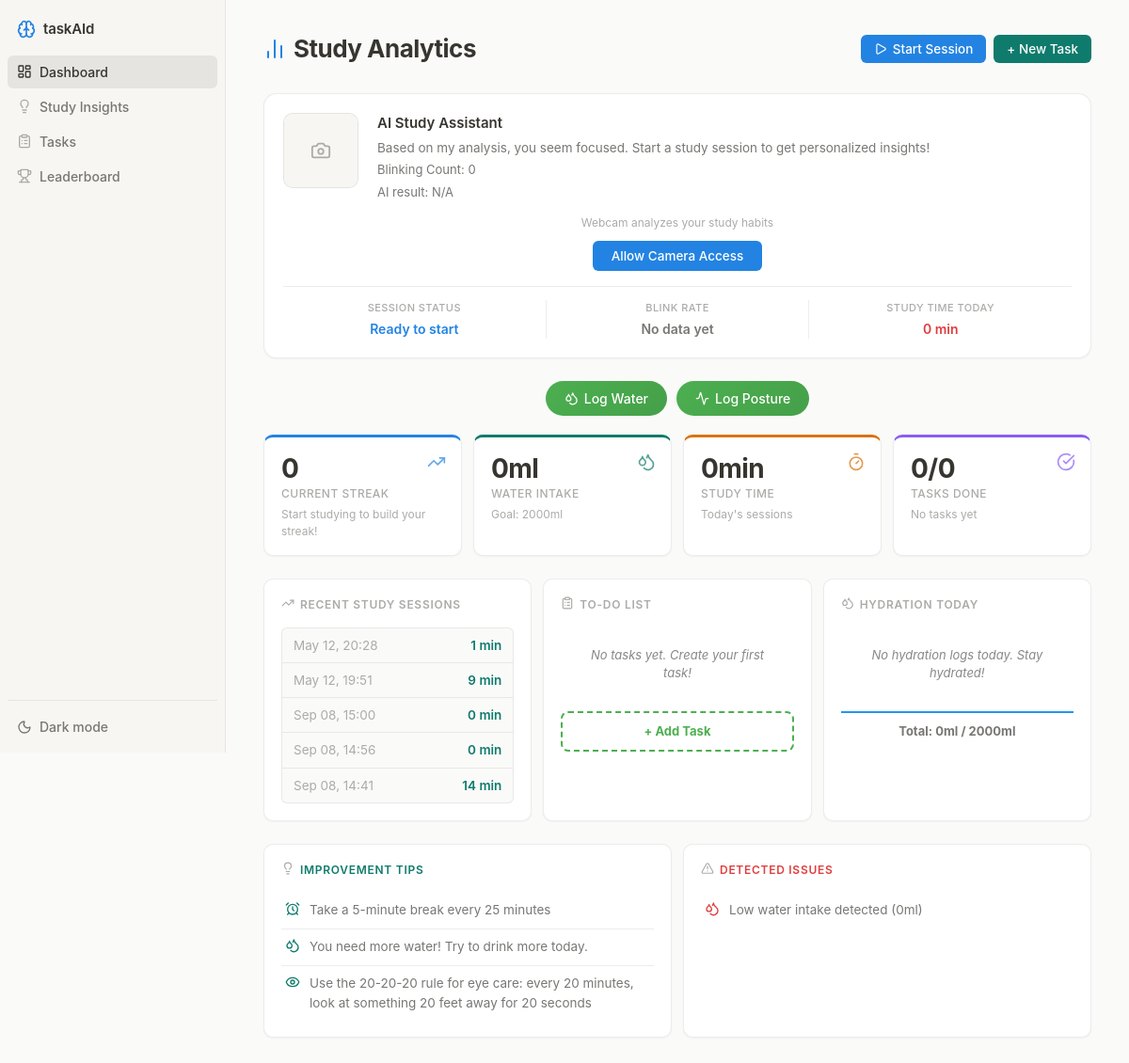
/, run on an earlier commit of the app's database.
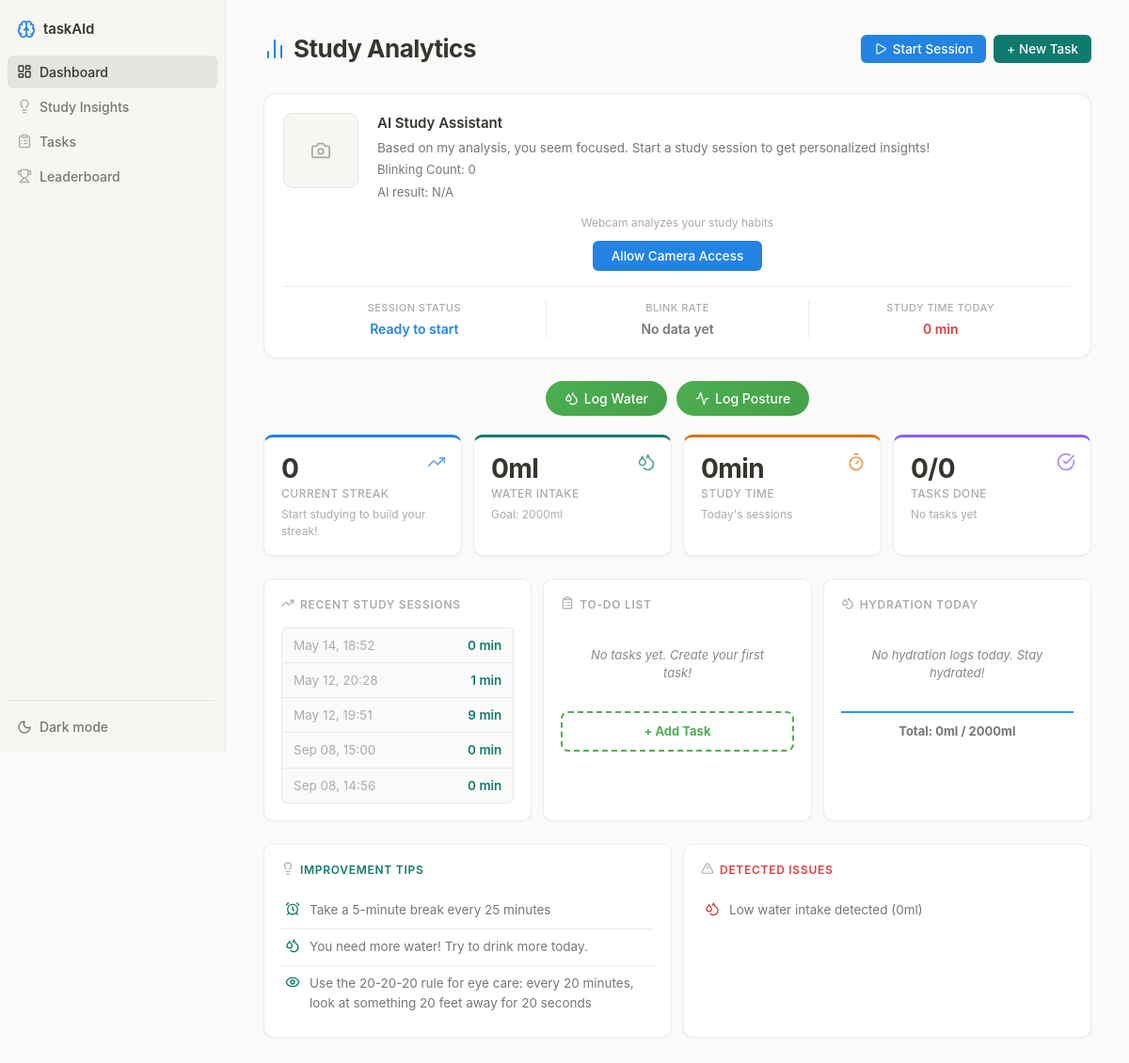
And on a later commit of the database.
### taskaid/models.py (models this page shows, shortened)
class StudySession(models.Model):
    user = models.ForeignKey(StudyUser, on_delete=models.CASCADE, related_name="sessions", null=True, blank=True)
    start_time = models.DateTimeField(auto_now_add=True)
    end_time = models.DateTimeField(null=True, blank=True)
    breaks_taken = models.IntegerField(default=0)
    blinks = models.IntegerField(default=0)
    liters_drank = models.FloatField(default=0.0)
    emotions = models.JSONField(default=list, blank=True)
    is_active = models.BooleanField(default=True)
    @property
    def duration(self):
        if self.end_time:
            delta = self.end_time - self.start_time
            return int(delta.total_seconds() / 60)  # Return minutes
        else:
            delta = timezone.now() - self.start_time
            return int(delta.total_seconds() / 60)

### taskaid/views.py (the view)
# urls.py: path('', dashboard, name='dashboard'),
def dashboard(request):
    tasks = Task.objects.all().order_by("-created_at")
    sessions = StudySession.objects.all().order_by("-start_time")[:5]
    hydration_logs = HydrationLog.objects.all().order_by("-timestamp")
    today = get_today_in_user_tz()
    user_tz = get_user_timezone()
    today_start = user_tz.localize(datetime.combine(today, datetime.min.time()))
    today_end = user_tz.localize(datetime.combine(today, datetime.max.time()))
    blink_logs = Blink.objects.filter(timestamp__range=[today_start, today_end]).order_by("-timestamp")
    posture_logs = Posture.objects.all().order_by("-timestamp")[:10]
    streaks = Streak.objects.all().order_by("-current_streak")
    insights = Insight.objects.all().order_by("-created_at")
    completed_tasks = tasks.filter(completed=True).count()
    total_tasks = tasks.count()
    today_sessions = StudySession.objects.filter(start_time__range=[today_start, today_end])
    total_study_time = 0
    for session in today_sessions:
        total_study_time += session.duration
    today_hydration = HydrationLog.objects.filter(timestamp__range=[today_start, today_end]).order_by("-timestamp")
    total_hydration = today_hydration.aggregate(total=Sum('amount'))['total'] or 0
    current_session = StudySession.objects.filter(is_active=True).first()
    context = {
        "tasks": tasks,
        "sessions": sessions,
        "hydration_logs": today_hydration[:5],
        "blink_logs": blink_logs,
        "posture_logs": posture_logs,
        "streaks": streaks,
        "insights": insights,
        "completed_tasks": completed_tasks,
        "total_tasks": total_tasks,
        "total_study_time": total_study_time,
        "total_hydration": total_hydration,
        "current_session": current_session,
    }
    return render(request, "dashboard.html", context)

### taskaid/views.py (called while the page is built)
def get_user_timezone():
    return pytz.timezone('Asia/Beirut')  # Change to your timezone

def get_today_in_user_tz():
    user_tz = get_user_timezone()
    now_user_tz = timezone.now().astimezone(user_tz)
    return now_user_tz.date()

### taskaid/templates/dashboard.html (shortened to what the changed rows need)
<!DOCTYPE html>
<html lang="en">
<head>
    {% load static %}
    <link rel="stylesheet" href="{% static 'style.css' %}">
</head>
<body>
    <div class="main-content">
        <div class="header">
            <h1 class="page-title"><i data-lucide="bar-chart-2"></i> Study Analytics</h1>
        </div>
        <div class="bottom-grid">
            <div class="card">
                <div class="chart-container" id="sessionsContainer">
                    {% for session in sessions|slice:":5" %}
                        <div class="session-item">
                            <div class="session-time">
                                {{ session.start_time|date:"M d, H:i" }}
                            </div>
                            <div class="session-duration">
                                {% if session.end_time %}
                                    {{ session.duration }} min
                                {% else %}
                                    <span style="color: #4CAF50;">Ongoing</span>
                                {% endif %}
                            </div>
                        </div>
                    {% empty %}
                        <div class="no-data">No study sessions yet. Start your first session!</div>
                    {% endfor %}
                </div>
            </div>
        </div>
    </div>
</body>
</html>

What changed in the data, as far as the page shows it:
no longer on this page (row unchanged): StudySession: start_time "Sep 08, 14:41", duration "14"
added StudySession: start_time "May 14, 18:52", duration "0"
